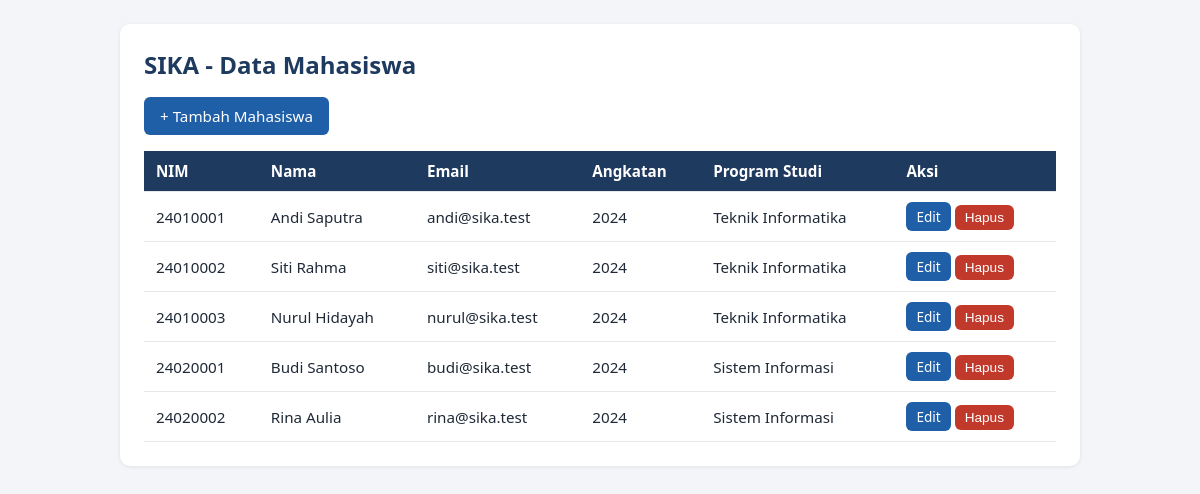
The page /mahasiswa/index.php on the database its author committed.
### tables this page shows
CREATE TABLE mahasiswa (
  nim        VARCHAR(20)  PRIMARY KEY,
  nama       VARCHAR(100) NOT NULL,
  email      VARCHAR(120) NOT NULL UNIQUE,
  angkatan   YEAR         NOT NULL,
  id_prodi   INT          NOT NULL,
  created_at TIMESTAMP DEFAULT CURRENT_TIMESTAMP,
  CONSTRAINT fk_mahasiswa_prodi
    FOREIGN KEY (id_prodi) REFERENCES prodi(id_prodi)
    ON UPDATE CASCADE
    ON DELETE RESTRICT
);

CREATE TABLE prodi (
  id_prodi   INT AUTO_INCREMENT PRIMARY KEY,
  kode_prodi VARCHAR(10)  NOT NULL UNIQUE,
  nama_prodi VARCHAR(100) NOT NULL
);

### config/helpers.php (called while the page is built, shortened)
<?php
function e(?string $value): string
{
    return htmlspecialchars($value ?? '', ENT_QUOTES, 'UTF-8');
}

### mahasiswa/index.php (the view, shortened to what this page needs)
<?php
require_once '../config/database.php';
require_once '../config/helpers.php';
$mahasiswa = [];
try {
    $sql = "SELECT
                m.nim, m.nama, m.email, m.angkatan,
                p.kode_prodi, p.nama_prodi
            FROM mahasiswa AS m
            JOIN prodi AS p ON m.id_prodi = p.id_prodi
            ORDER BY m.nim";
    $mahasiswa = $pdo->query($sql)->fetchAll();
} catch (PDOException $e) {
    error_log($e->getMessage());
    $errorDb = 'Data mahasiswa gagal dimuat.';
}
?>
<!DOCTYPE html>
<html lang="id">
<head>
    <link rel="stylesheet" href="../assets/css/style.css">
</head>
<body>
<div class="container">
    <h1>SIKA - Data Mahasiswa</h1>
    <p><a class="btn" href="tambah.php">+ Tambah Mahasiswa</a></p>
    <div class="table-wrap">
    <table>
        <thead>
            <tr>
                <th>NIM</th><th>Nama</th><th>Email</th>
                <th>Angkatan</th><th>Program Studi</th><th>Aksi</th>
            </tr>
        </thead>
        <tbody>
        <?php if (!$mahasiswa): ?>
            <tr><td colspan="6" class="empty">Belum ada data mahasiswa.</td></tr>
        <?php else: ?>
            <?php foreach ($mahasiswa as $m): ?>
            <tr>
                <td><?= e($m['nim']) ?></td>
                <td><?= e($m['nama']) ?></td>
                <td><?= e($m['email']) ?></td>
                <td><?= e((string) $m['angkatan']) ?></td>
                <td><?= e($m['nama_prodi']) ?></td>
                <td class="aksi">
                    <a class="btn btn-small" href="edit.php?nim=<?= urlencode($m['nim']) ?>">Edit</a>
                    <form method="post" action="hapus.php" class="inline"
                          onsubmit="return confirm('Hapus data mahasiswa ini? KRS terkait ikut terhapus.');">
                        <button type="submit" class="btn btn-small btn-danger">Hapus</button>
                    </form>
                </td>
            </tr>
            <?php endforeach; ?>
        <?php endif; ?>
        </tbody>
    </table>
    </div>
</div>
</body>
</html>

### assets/css/style.css (style rules this page uses)
* { box-sizing: border-box; }
body { margin: 0; padding: 24px 12px; font-family: system-ui, -apple-system, "Segoe UI", Roboto, sans-serif; background: #f3f5f9; color: #1f2937; }
.container { max-width: 960px; margin: 0 auto; background: #fff; padding: 24px; border-radius: 10px; box-shadow: 0 1px 4px rgba(0,0,0,.08); }
h1 { margin-top: 0; color: #1e3a5f; font-size: 1.5rem; }
.table-wrap { overflow-x: auto; }
table { width: 100%; border-collapse: collapse; }
th, td { padding: 10px 12px; text-align: left; border-bottom: 1px solid #e5e7eb; font-size: .95rem; }
th { background: #1e3a5f; color: #fff; }
td.aksi { white-space: nowrap; }
form.inline { display: inline; }
.btn { display: inline-block; padding: 9px 16px; background: #1e5fa8; color: #fff; border: 0; border-radius: 6px; text-decoration: none; cursor: pointer; font-size: .95rem; }
.btn-small { padding: 5px 10px; font-size: .85rem; }
.btn-danger { background: #c0392b; }

### rows shown on the page
mahasiswa: nim "24010001", nama "Andi Saputra", email "andi@sika.test", angkatan "2024", id_prodi.nama_prodi "Teknik Informatika"
mahasiswa: nim "24010002", nama "Siti Rahma", email "siti@sika.test", angkatan "2024", id_prodi.nama_prodi "Teknik Informatika"
mahasiswa: nim "24010003", nama "Nurul Hidayah", email "nurul@sika.test", angkatan "2024", id_prodi.nama_prodi "Teknik Informatika"
mahasiswa: nim "24020001", nama "Budi Santoso", email "budi@sika.test", angkatan "2024", id_prodi.nama_prodi "Sistem Informasi"
mahasiswa: nim "24020002", nama "Rina Aulia", email "rina@sika.test", angkatan "2024", id_prodi.nama_prodi "Sistem Informasi"
